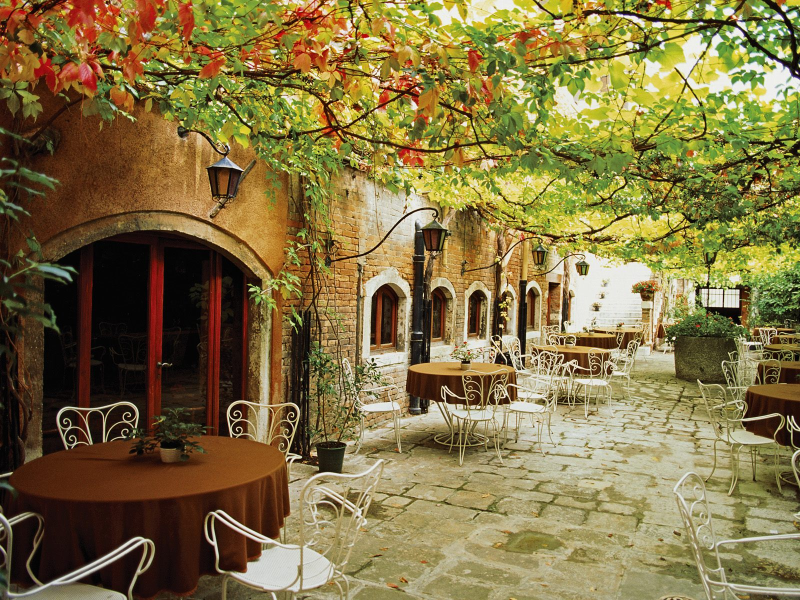
%> input picture image_watermarking/matlab_projects/7/WaterMarking-master/medium_key.jpg, 1600 x 1200 px (shown at 1/2 size)
$ octave WaterMarking.m   (GNU Octave 9; MATLAB toolbox functions it lacks are replaced by stand-ins)
%> lines starting %> are read from the running program, lines starting %| are printed output that depends on the picture
%%% READ IMAGE THAT YOU WANT TO WATERMARK %%%
I = imresize(imread('medium_key.jpg'),[512 ,512]); %%%%%%%%%% Enter path for image
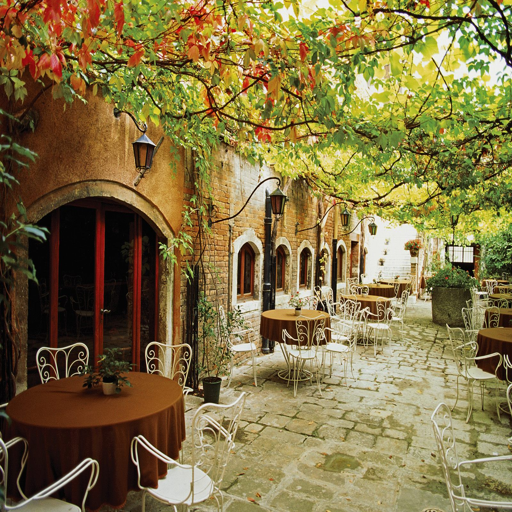
%> I: size 512x512x3 uint8; mean R, G, B 130.1, 114.5, 67.1
[rows, columns, dim] = size(I);
%> rows = 512; columns = 512; dim = 3
%%% ----------

%%% READ IMAGE THAT WILL BE THE MARK %%%
watermark = imread('low_key.jpg'); %%%%%%%%%% Enter path for image
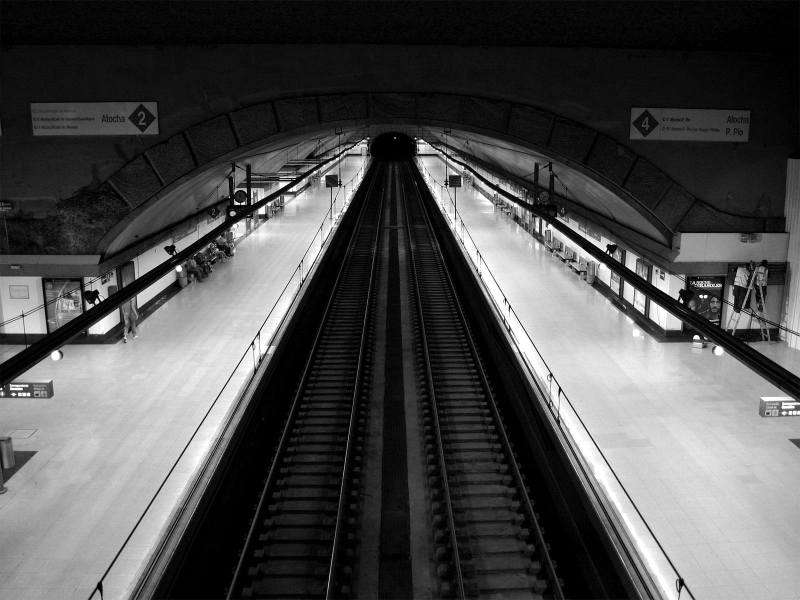
%> input picture image_watermarking/matlab_projects/7/WaterMarking-master/low_key.jpg, 1600 x 1200 px (shown at 1/2 size)
%> watermark is the input picture: size 1200x1600x3 uint8; min 0, max 255, mean 77.8
watermark = imresize(watermark, [rows, columns]);
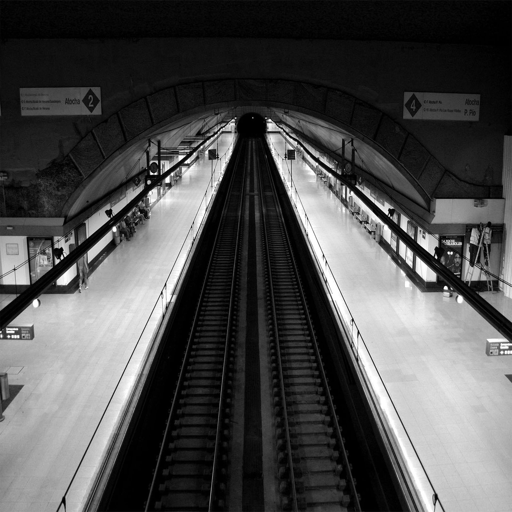
%> watermark: size 512x512x3 uint8; min 0, max 255, mean 77.8
%%% ----------

%%% GET BITS %%%
BI = cell(1, 1);
sum = 0;
for i = 1:8
    BI{i} = bitget(I, i)*(2^(i-1));
    sum = sum + BI{i};
end
%> this loop made 8 passes
%> pass 3, `sum = sum + BI{i};`:
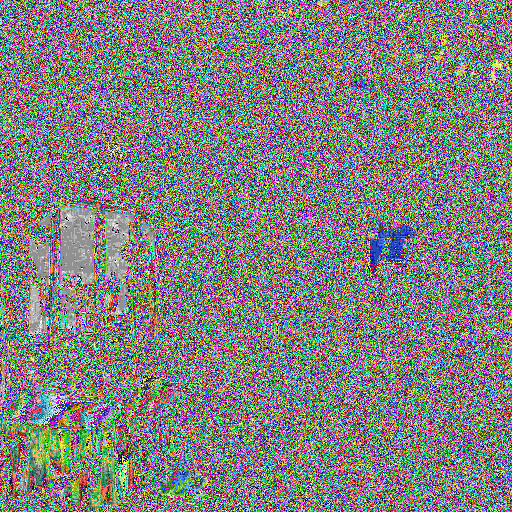
%> sum: size 512x512x3 double; mean R, G, B 3.52, 3.54, 3.48; drawn with min black and max white
%> after the loop, BI = 8 items
BW0 = bitget(watermark, 1);
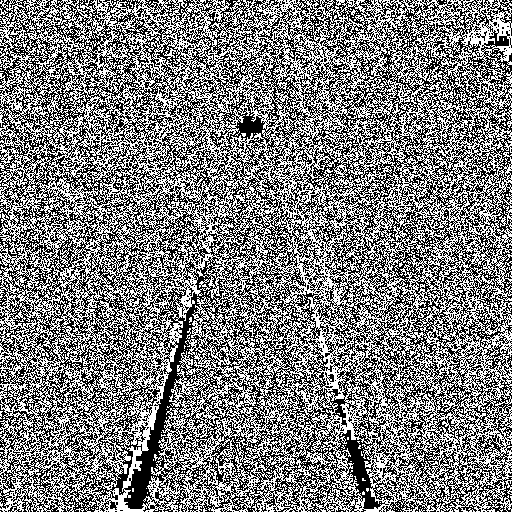
%> BW0: size 512x512x3 logical; 49.8% white in thin lines or dots
%%% ----------

%%% CREATE WATERMARKED IMAGE %%%
marked = uint8(sum + BW0);
%imshow(marked);
imwrite(marked,'a.jpg');
%%% ----------

%%% SHOW 8 BIT PLANES OF MARKED IMAGE TO SHOW WATERMARK %%%
A = cell(1, 1);
for k = 1:8
    A{k} = double(bitget(marked, k));
    subplot(4, 2, k);
    imshow(A{k});
    title( ['Bit ' num2str(k)] );
end
%> this loop made 8 passes
%> pass 2, `imshow(A{k});`:
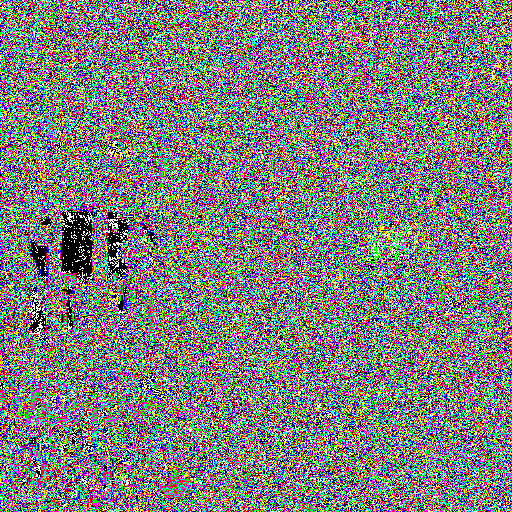
%> displayed picture: size 512x512x3, on the screen's scale of 0 to 255; mean R, G, B 126.7, 126.8, 126.4
%> after the loop, A = 8 items
%> after the loop:
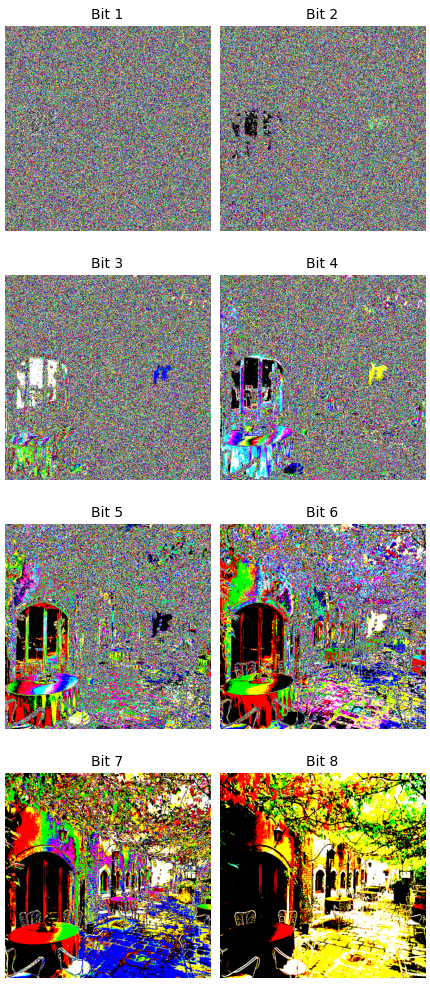
%> figure redrawn from the program's plot data, 8 panels
%%% ----------
